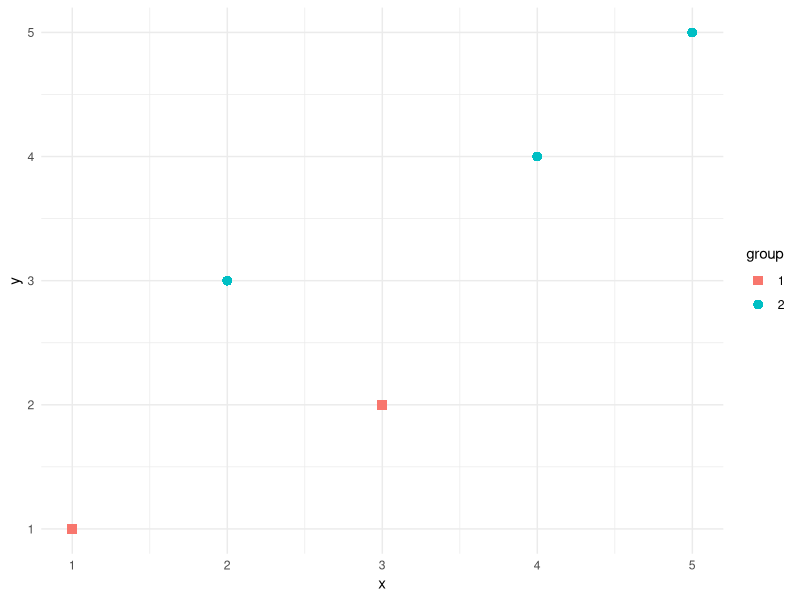
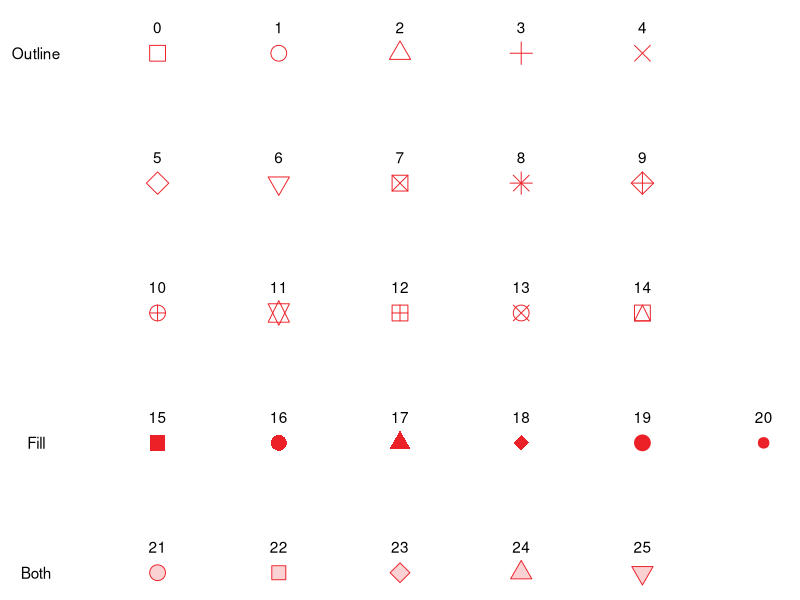
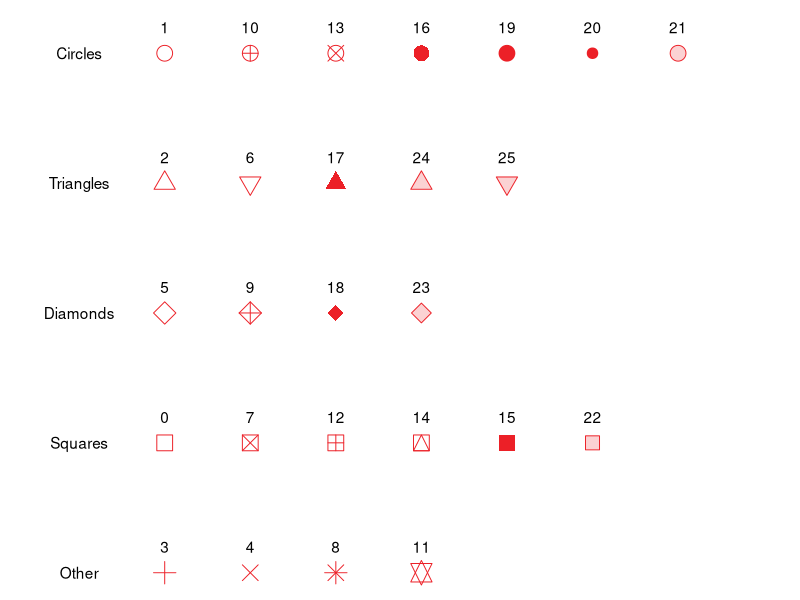

Generate these figures, in order, with R:
## ---- chunk 1
library(ggplot2)

dt = data.frame(x = 1:5,
                y = c(1, 3, 2, 4, 5), 
                group = as.factor(c(1, 2, 1, 2, 2)))

ggplot(dt, aes(x, y)) +
  geom_point(aes(shape = group, color = group), size = 3) + 
  scale_shape_manual(values = c(15, 16)) + 
  theme_minimal()
## ---- chunk 2
y = rep(5:1, times = c(5, 5, 5, 6, 5))
x = c(1:5, 1:5, 1:5, 1:6, 1:5)
shape = 0:25
dt = data.frame(x, y, shape)
ggplot(dt, aes(x, y, label = shape)) +
  geom_point(aes(shape = as.factor(shape)), size = 5,
             color = "#ec2027", fill = "#fbd2d3") + 
  geom_text(nudge_y = 0.2)  + 
  annotate("text", x = 0, y = 5, label = "Outline") +
  annotate("text", x = 0, y = 2, label = "Fill") +
  annotate("text", x = 0, y = 1, label = "Both") +
  scale_shape_manual(values = dt$shape) + 
  guides(shape = F) +
  theme_void()
## ---- chunk 3
y = rep(5:1, times = c(7, 5, 4, 6, 4))
x = c(1:7, 1:5, 1:4, 1:6, 1:4) 
shape = c(1, 10, 13, 16, 19, 20, 21,
          2, 6, 17, 24, 25,
          5, 9, 18, 23,
          0, 7, 12, 14, 15, 22,
          3, 4, 8, 11)
shape_factor = as.factor(0:25)
dt = data.frame(x, y, shape, shape_factor)
ggplot(dt, aes(x, y, label = shape)) +
  geom_point(aes(shape = shape_factor), size = 5,
             color = "#ec2027", fill = "#fbd2d3") + 
  geom_text(nudge_y = 0.2) + 
  annotate("text", x = 0, y = 5, label = "Circles") +
  annotate("text", x = 0, y = 4, label = "Triangles") +
  annotate("text", x = 0, y = 3, label = "Diamonds") +
  annotate("text", x = 0, y = 2, label = "Squares") +
  annotate("text", x = 0, y = 1, label = "Other") +
  scale_shape_manual(values = dt$shape) + 
  coord_cartesian(xlim = c(-0.5, 8)) +
  guides(shape = F) +
  theme_void()
